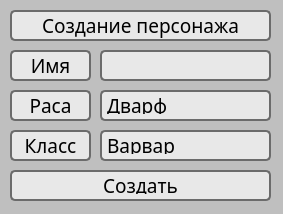
<?xml version="1.0" encoding="UTF-8"?>
<ui version="4.0">
 <class>CreationForm</class>
 <widget class="QWidget" name="CreationForm">
  <property name="geometry">
   <rect>
    <x>0</x>
    <y>0</y>
    <width>283</width>
    <height>214</height>
   </rect>
  </property>
  <property name="windowTitle">
   <string/>
  </property>
  <property name="styleSheet">
   <string notr="true">background-color: #bfbfbf;
color: black;
border-radius: 5px;</string>
  </property>
  <widget class="QLabel" name="label">
   <property name="geometry">
    <rect>
     <x>10</x>
     <y>10</y>
     <width>261</width>
     <height>31</height>
    </rect>
   </property>
   <property name="font">
    <font>
     <family>CaskaydiaCove Nerd Font</family>
     <pointsize>14</pointsize>
    </font>
   </property>
   <property name="styleSheet">
    <string notr="true">border: 2px solid #6b6b6b;
background-color: #e8e8e8;
color: black;
border-radius: 5px;</string>
   </property>
   <property name="text">
    <string>Создание персонажа</string>
   </property>
   <property name="alignment">
    <set>Qt::AlignCenter</set>
   </property>
  </widget>
  <widget class="QLabel" name="label_2">
   <property name="geometry">
    <rect>
     <x>10</x>
     <y>50</y>
     <width>81</width>
     <height>31</height>
    </rect>
   </property>
   <property name="font">
    <font>
     <family>CaskaydiaCove Nerd Font</family>
     <pointsize>14</pointsize>
    </font>
   </property>
   <property name="styleSheet">
    <string notr="true">border: 2px solid #6b6b6b;
background-color: #e8e8e8;
color: black;
border-radius: 5px;</string>
   </property>
   <property name="text">
    <string>Имя</string>
   </property>
   <property name="alignment">
    <set>Qt::AlignCenter</set>
   </property>
  </widget>
  <widget class="QLabel" name="label_3">
   <property name="geometry">
    <rect>
     <x>10</x>
     <y>90</y>
     <width>81</width>
     <height>31</height>
    </rect>
   </property>
   <property name="font">
    <font>
     <family>CaskaydiaCove Nerd Font</family>
     <pointsize>14</pointsize>
    </font>
   </property>
   <property name="styleSheet">
    <string notr="true">border: 2px solid #6b6b6b;
background-color: #e8e8e8;
color: black;
border-radius: 5px;</string>
   </property>
   <property name="text">
    <string>Раса</string>
   </property>
   <property name="alignment">
    <set>Qt::AlignCenter</set>
   </property>
  </widget>
  <widget class="QLabel" name="label_4">
   <property name="geometry">
    <rect>
     <x>10</x>
     <y>130</y>
     <width>81</width>
     <height>31</height>
    </rect>
   </property>
   <property name="font">
    <font>
     <family>CaskaydiaCove Nerd Font</family>
     <pointsize>14</pointsize>
    </font>
   </property>
   <property name="styleSheet">
    <string notr="true">border: 2px solid #6b6b6b;
background-color: #e8e8e8;
color: black;
border-radius: 5px;</string>
   </property>
   <property name="text">
    <string>Класс</string>
   </property>
   <property name="alignment">
    <set>Qt::AlignCenter</set>
   </property>
  </widget>
  <widget class="QLineEdit" name="name">
   <property name="geometry">
    <rect>
     <x>100</x>
     <y>50</y>
     <width>171</width>
     <height>31</height>
    </rect>
   </property>
   <property name="font">
    <font>
     <family>CaskaydiaCove Nerd Font</family>
     <pointsize>14</pointsize>
    </font>
   </property>
   <property name="styleSheet">
    <string notr="true">border: 2px solid #6b6b6b;
background-color: #e8e8e8;</string>
   </property>
  </widget>
  <widget class="QComboBox" name="race">
   <property name="geometry">
    <rect>
     <x>100</x>
     <y>90</y>
     <width>171</width>
     <height>31</height>
    </rect>
   </property>
   <property name="font">
    <font>
     <family>CaskaydiaCove Nerd Font</family>
     <pointsize>14</pointsize>
    </font>
   </property>
   <property name="styleSheet">
    <string notr="true">QComboBox {
    background-color: #e8e8e8;
    border: 2px solid #6b6b6b;
    border-radius: 5px;
    padding: 5px;
    color: #000000;
}

QComboBox::drop-down {
    width: 20px;
    border: none;
}

QComboBox::drop-down:disabled {
    background-color: transparent;
}

QComboBox::down-arrow {
    image: url(../Sources/arrow_down.png); 
}

QComboBox::down-arrow:disabled {
    image: none;
}

QComboBox::down-arrow:on {
    image: url(../Sources/arrow_up.png); 
}

QComboBox QAbstractItemView {
    background-color: #e8e8e8;
    border: 2px solid #6b6b6b;
    border-radius: 5px;
    color: #000000;
    padding: 5px;
    selection-background-color: #cfcfcf;
}

QComboBox QAbstractItemView::item:hover {
        background-color: #cfcfcf;
    }</string>
   </property>
   <property name="currentText">
    <string>Дварф</string>
   </property>
   <item>
    <property name="text">
     <string>Дварф</string>
    </property>
   </item>
   <item>
    <property name="text">
     <string>Эльф</string>
    </property>
   </item>
   <item>
    <property name="text">
     <string>Полурослик</string>
    </property>
   </item>
   <item>
    <property name="text">
     <string>Человек</string>
    </property>
   </item>
   <item>
    <property name="text">
     <string>Драконорожденный</string>
    </property>
   </item>
   <item>
    <property name="text">
     <string>Гном</string>
    </property>
   </item>
   <item>
    <property name="text">
     <string>Полуэльф</string>
    </property>
   </item>
   <item>
    <property name="text">
     <string>Полуорк</string>
    </property>
   </item>
   <item>
    <property name="text">
     <string>Тифлинг</string>
    </property>
   </item>
  </widget>
  <widget class="QComboBox" name="gameClass">
   <property name="geometry">
    <rect>
     <x>100</x>
     <y>130</y>
     <width>171</width>
     <height>31</height>
    </rect>
   </property>
   <property name="font">
    <font>
     <family>CaskaydiaCove Nerd Font</family>
     <pointsize>14</pointsize>
    </font>
   </property>
   <property name="styleSheet">
    <string notr="true">QComboBox {
    background-color: #e8e8e8;
    border: 2px solid #6b6b6b;
    border-radius: 5px;
    padding: 5px;
    color: #000000;
}

QComboBox::drop-down {
    width: 20px;
    border: none;
}

QComboBox::drop-down:disabled {
    background-color: transparent;
}

QComboBox::down-arrow {
    image: url(../Sources/arrow_down.png); 
}

QComboBox::down-arrow:disabled {
    image: none;
}

QComboBox::down-arrow:on {
    image: url(../Sources/arrow_up.png); 
}

QComboBox QAbstractItemView {
    background-color: #e8e8e8;
    border: 2px solid #6b6b6b;
    border-radius: 5px;
    color: #000000;
    padding: 5px;
    selection-background-color: #cfcfcf;
}
QComboBox QAbstractItemView::item:hover {
        background-color: #cfcfcf;
    }
</string>
   </property>
   <item>
    <property name="text">
     <string>Варвар</string>
    </property>
   </item>
   <item>
    <property name="text">
     <string>Бард</string>
    </property>
   </item>
   <item>
    <property name="text">
     <string>Жрец</string>
    </property>
   </item>
   <item>
    <property name="text">
     <string>Друид</string>
    </property>
   </item>
   <item>
    <property name="text">
     <string>Воин</string>
    </property>
   </item>
   <item>
    <property name="text">
     <string>Монах</string>
    </property>
   </item>
   <item>
    <property name="text">
     <string>Паладин</string>
    </property>
   </item>
   <item>
    <property name="text">
     <string>Следопыт</string>
    </property>
   </item>
   <item>
    <property name="text">
     <string>Плут</string>
    </property>
   </item>
   <item>
    <property name="text">
     <string>Чародей</string>
    </property>
   </item>
   <item>
    <property name="text">
     <string>Колдун</string>
    </property>
   </item>
   <item>
    <property name="text">
     <string>Волшебник</string>
    </property>
   </item>
  </widget>
  <widget class="QPushButton" name="createButton">
   <property name="geometry">
    <rect>
     <x>10</x>
     <y>170</y>
     <width>261</width>
     <height>31</height>
    </rect>
   </property>
   <property name="font">
    <font>
     <family>CaskaydiaCove Nerd Font</family>
     <pointsize>14</pointsize>
    </font>
   </property>
   <property name="styleSheet">
    <string notr="true">QPushButton {
        background-color: #e8e8e8;
        border: 2px solid #6b6b6b;
        border-radius: 5px;
        padding: 5px 10px;
        color: #000000;
    }
    QPushButton:hover {
        background-color: #cfcfcf;
    }
    QPushButton:pressed {
        background-color: #bfbfbf;
    }
QPushButton:disabled {
    color: gray;
}</string>
   </property>
   <property name="text">
    <string>Создать</string>
   </property>
  </widget>
 </widget>
 <resources/>
 <connections/>
</ui>
